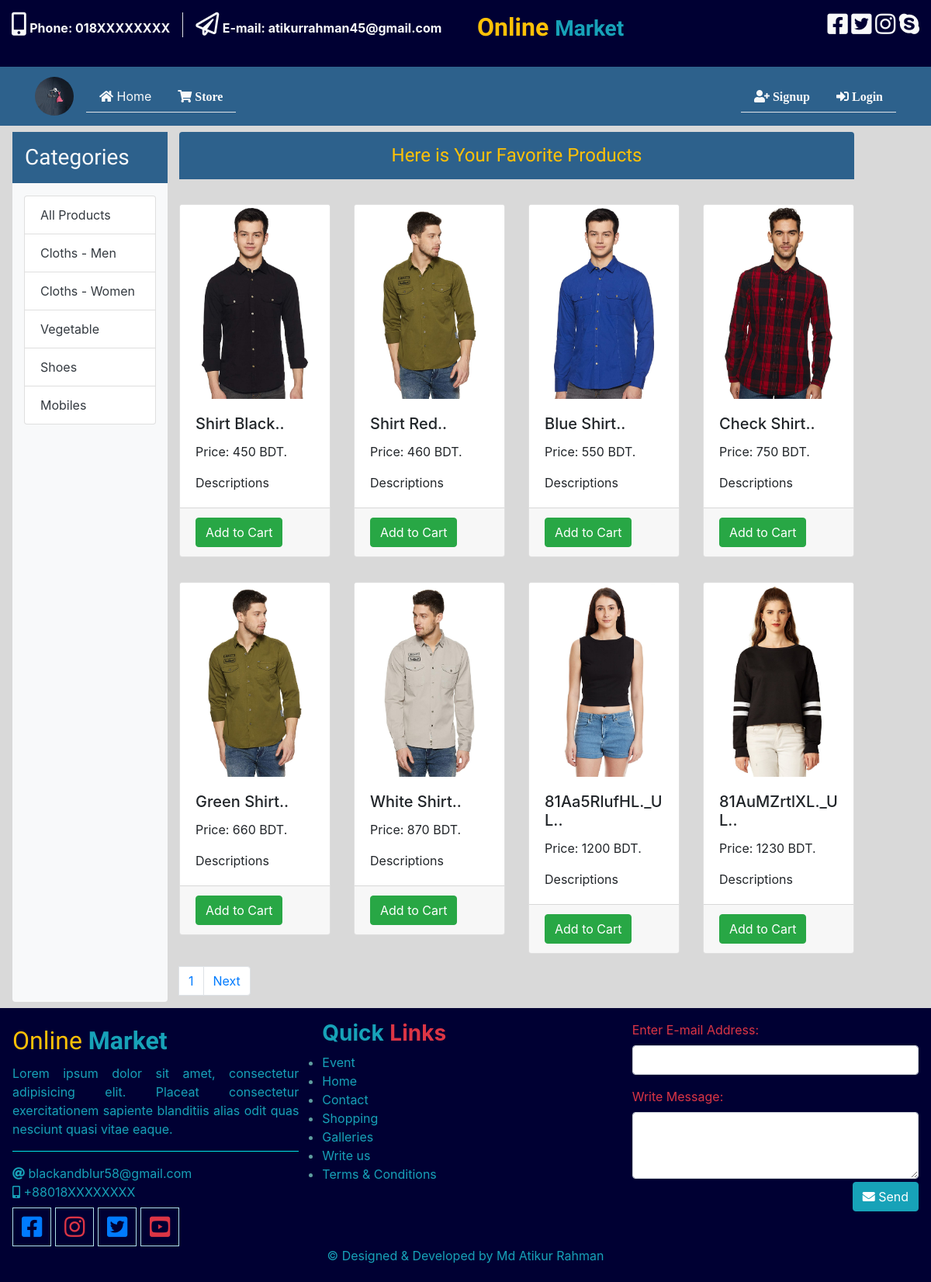
The app's page /store/store/ with its own data.
### store/models/category.py (models this page shows, shortened)
class Category(models.Model):
    name = models.CharField(max_length=50)
    @staticmethod
    def get_all_categoris():
        return Category.objects.all()

### store/models/product.py (models this page shows, shortened)
class Product(models.Model):
    name = models.CharField(max_length=70)
    price = models.IntegerField(default=0)
    category = models.ForeignKey(Category, on_delete=models.CASCADE, default=1)
    desc = models.CharField(max_length=200, default="")
    image = models.ImageField(upload_to="product_image/")
    slug = models.CharField(max_length=70)
    @staticmethod
    def get_all_products():
        return Product.objects.all()

### store/views/home.py (the view, shortened to what this page needs)
# urls.py: path('store/', home.Store.as_view(), name="store"),
class Store(View):
    def get(self, request):
        cart = request.session.get('cart')
        if not cart:
            request.session['cart'] = {}
        products = None
        categories = Category.get_all_categoris()
        categoryID = request.GET.get('category')
        if categoryID:
            products = Product.get_all_products_by_categoryid(categoryID)
        else:
            products = Product.get_all_products()
        paginator = Paginator(products, 8, orphans=1)
        page_number = request.GET.get('page')
        page_obj = paginator.get_page(page_number)
        context = {
            'page_obj': page_obj,
            'categories': categories,
        }
        print('you are:', request.session.get('email'))
        return render(request, 'store/store.html', context)

### store/templatetags/cart.py (called while the page is built)
@register.filter(name="is_in_cart")
def is_in_cart(product, cart):
    keys = cart.keys()
    for id in keys:
        if int(id) == product.id:
            return True
    return False

### store/templates/store/store.html (shortened to what this page needs)
{% extends 'store/base.html' %}
{% load static %}
{% load cart %}
{% block content %}
<div class="container-fluid">
	<div class="row">
		<div class="col-md-2 bg-light  ml-3 my-2 rounded-bottom">
			<div class="row">
				<div class="col-md-12 bg- m-0 p-3 h3 text-light" style="background-color: #2d618c; font-family: 'Potta One', cursive;">Categories</div>
			</div>
			{% include 'store/left_nav.html' %}
		</div>
		<div class="col-md-9">
			<div class="row my-2 mx-auto">
				<div class="col-md-12 h4 text-warning text-center py-3 rounded-top" style="background-color: #2d618c;font-family: 'Potta One', cursive; ">{{customer}} Here is
					Your Favorite Products
				</div>
			</div>
			<div class="row">
				{% for prd in page_obj %}
				<div class="col-md-3 my-3">
					<div class="card " id="{{prd.slug}}" height="400px">
						<img class="card-img-top" src={{prd.image.url}} height="250px" alt="Card image cap">
						<div class="card-body">
							<h5 class="card-title"> {{prd.name|slice:15}}.. </h5>
							<p>Price: {{prd.price}} BDT.</p>
							<p class="card-text">{{prd.desc}}</p>
						</div>
						<div class="card-footer ">
							<div class="container">
								<div class="row">
									{% if prd|is_in_cart:request.session.cart %}
									<form action="#{{prd.slug}}" method="post" class="">
										{% csrf_token%}
										<input type="text" hidden name="product" value="{{prd.id}}">
										<input type="text" hidden name="remove" value="True">
										<input type="submit" class=" btn-block btn btn-secondary" value="-" />
									</form>
									<div class="text-center bg-warning rounded py-1 border-none col-7">
										{{prd|cart_quantity:request.session.cart}} in Cart
									</div>
									<form action="#{{prd.slug}}" method="post" class="">
										{% csrf_token%}
										<input type="text" hidden name="product" value="{{prd.id}}">
										<input type="submit" class=" btn-block btn btn-secondary" value="+" />
									</form>
									{% else %}
									<form action="#{{prd.slug}}" method="post">
										<input type="submit" class="btn-block btn btn-success" value="Add to Cart" />
									</form>
									{% endif %}
								</div>
							</div>
						</div>
					</div>
				</div>
				{% endfor %}
			</div>
			<nav aria-label="Page navigation example">
				<ul class="pagination">
					<li class="page-item"><a class="page-link" href="#">{{page_obj.number}}</a></li>
					<li class="page-item">{% if page_obj.has_next %}
						<a href="?page={{page_obj.next_page_number}}" class="page-link">Next</a>
						{% endif %}
					</li>
				</ul>
			</nav>
		</div>
	</div>
</div>
{% endblock  %}

### store/templates/store/base.html (shortened to what this page needs)
{% load static %}
<!doctype html>
<html lang="en">
<head>
	<link rel="stylesheet" href="https://cdnjs.cloudflare.com/ajax/libs/font-awesome/5.15.2/css/all.min.css" />
	<link rel="stylesheet" href="{% static 'bootstrap.min.css' %}">
	<link rel="stylesheet" href="{% static 'style.css' %}">
</head>
<body style="background-color: #d9d9d9;">
	{% include 'partials/header.html' %}
	<nav class="navbar navbar-expand-lg navbar-light bg- sticky-top" style="background-color: #2d618c;">
		<div class="container">
			<a href="/" class="navbar-brand text-light">
				<img src="{% static 'logo.jpg' %} " class="rounded-circle" height=" 50px" width="50px" alt=""></a>
			<div class="collapse navbar-collapse" id="menubar">
				<ul class="nav nav-tabs">
					<li class="nav-item">
						<a href="/" class="nav-link text-light"><i class="fas fa-home"></i> Home
						</a>
					</li>
					<li class="nav-item">
						<a href="{% url 'store' %}" class="nav-link text-light"><i class="fas fa-shopping-cart"> Store</i>
						</a>
					</li>
				</ul>
			</div>
			<div class=" ml-1">
				<ul class="nav nav-tabs">
					{% if request.session.customer %}
					<a href="#" class="nav-link" style="text-decoration:none;"><span class="text-light"><i class="fas fa-cart-plus"></i></span> <span class="text-light">0</span></a>
					<li class="nav-item">
						<a href="{% url 'order' %}" class="nav-link text-light"><i class="fas fa-shopping-cart"> Orders</i>
						</a>
					</li>
					<li class="nav-item">
						<a href="{% url 'logout'%}" class="nav-link text-light float-right"><i class="fas fa-sign-out-alt"> Logout</i> </a>
					</li>
					<li class="nav-item dropdown">
						<a class="nav-link dropdown-toggle text-light" href="#" id="navbarDropdown" role="button" data-toggle="dropdown" aria-haspopup="true" aria-expanded="false">
							<i class="fas fa-user-circle"> Profile</i>
						</a>
						<div class="dropdown-menu" aria-labelledby="navbarDropdown">
							<a class="dropdown-item" href="#">Action</a>
							<a class="dropdown-item" href="#">Another action</a>
							<div class="dropdown-divider"></div>
							<a class="dropdown-item" href="#">Something else here</a>
						</div>
					</li>
					{% else %}
					<li class="nav-item">
						<a href="{% url 'signup' %}" class="nav-link text-light"><i class="fas fa-user-plus"> Signup</i>
						</a>
					</li>
					<li class="nav-item">
						<a href="{% url 'login' %}" class="nav-link text-light"><i class="fas fa-sign-in-alt"> Login</i>
						</a>
					</li>
					{% endif %}
				</ul>
			</div>
		</div>
	</nav>
	{% block content %}
	{% endblock %}
	{% include 'partials/footer.html' %}
</body>
</html>

### templates/partials/header.html (shortened to what this page needs)
{% load static %}
<div class="header py-3 bg- text-light" style="background-color:#000033; ">
    <div class="container-fluid">
        <div class="row">
            <div class="col-md-6 col-sm-6">
                <div class="d-flex flex-row">
                    <div class="phone pr-3 border-right">
                        <i class="fas fa-mobile-alt" style="font-size: 30px"></i>
                        <a href="tel:+88018XXXXXXXX" class="text-light" style="text-decoration: none">
                            <strong>Phone: 018XXXXXXXX</strong>
                        </a>
                    </div>
                    <div class="email pl-3">
                        <i class="far fa-paper-plane" style="font-size: 30px"></i>
                        <strong>
                            <a href="mailto:atikurrahman45@gmail.com" class="text-light" style="text-decoration: none">
                                E-mail: atikurrahman45@gmail.com
                            </a>
                        </strong>
                    </div>
                </div>
            </div>
            <div class="title col-md-4 col-sm-6 h3 d-flex ">
                <strong>
                    <div class="h3">
                        <span class="webtitle h2 font-weight-bold text-warning">Online </span><strong class="webtitle text-info  font-weight-bold">Market </strong>
                    </div>
                </strong>
            </div>
            <div class="hlinks col-md-2 col-sm-6 text-right">
                <a href="#" class="text-light">
                    <i class="fab fa-facebook-square" style="font-size: 30px;"></i>
                </a>
                <a href="#" class="text-light">
                    <i class="fab fa-twitter-square" style="font-size: 30px;"></i>
                </a>
                <a href="#" class="text-light">
                    <i class="fab fa-instagram" style="font-size: 30px;"></i>
                </a>
                <a href="#" class="text-light">
                    <i class="fab fa-skype" style="font-size: 30px;"></i>
                </a>
            </div>
        </div>
    </div>
</div>

### store/templates/store/left_nav.html
  <nav class=" bg-light my-3" style="background-color: #2d618c; text-decoration: none;">
      <ul class="list-group">
        <li class="list-group-item">
          <a class="link5 text-dark" href="{% url 'store' %}">All Products</a>
        </li>
        {% for cat in categories %}
          <li class="list-group-item">
          <a class="link5 text-dark" href="?category={{cat.id}}">{{cat.name}}</a>
        </li>
        {% endfor %}
      </ul>
  </nav>

### templates/partials/footer.html (shortened to what this page needs)
<div class="footer p-3" style="background-color:#000033;">
    <div class="footer-content">
        <div class="row">
            <div class="col-md-4">
                <div class="h2">
                    <span class="text-warning footer-text" style="font-family: 'Potta One', cursive;">Online </span><strong class="text-info footer-text" style="font-family: 'Potta One', cursive;">Market </strong>
                </div>
                <div class="text-box text-justify text-info">
                    Lorem ipsum dolor sit amet, consectetur adipisicing elit. Placeat
                    consectetur exercitationem sapiente blanditiis alias odit quas
                    nesciunt quasi vitae eaque.
                </div>
                <hr />
                <div class="contact mt-2 mb-2">
                    <div class="">
                        <a href="mailto:blackandblur528@gmail.com" class="text-info">
                            <i class="fas fa-at"></i> blackandblur58@gmail.com</a>
                    </div>
                    <div class="">
                        <a href="callto:018XXXXXXXX" class="text-info"><i class="fas fa-mobile-alt"></i> +88018XXXXXXXX</a>
                    </div>
                </div>
                <div class="media">
                    <a href="" class="sbox facebook">
                        <i class="fab fa-facebook-square"></i></a>
                    <a href="" class="sbox instragram"><i class="fab fa-instagram text-danger"></i></a>
                    <a href="" class="sbox twitter"><i class="fab fa-twitter-square"></i></a>
                    <a href="" class="sbox youtube text-danger"><i class="fab fa-youtube-square"></i></a>
                </div>
            </div>
            <div class="col-md-4">
                <div class="h3">
                    <strong class="text-info">Quick</strong>
                    <strong class="text-danger">Links</strong>
                </div>
                <div class="flinks">
                    <ul>
                        <li>
                            <a class="link text-info" href="#">Event</a>
                        </li>
                        <li>
                            <a class="link text-info" href="/">Home</a>
                        </li>
                        <li>
                            <a class="link text-info" href="#">Contact</a>
                        </li>
                        <li>
                            <a class="link text-info" href="#">Shopping</a>
                        </li>
                        <li>
                            <a class="link text-info" href="#">Galleries</a>
                        </li>
                        <li>
                            <a class="link text-info" href="#">Write us</a>
                        </li>
                        <li>
                            <a class="link text-info" href="#">Terms &amp; Conditions</a>
                        </li>
                    </ul>
                </div>
            </div>
            <div class="col-md-4">
                <form action="">
                    <div class="form-group">
                        <label for="email" class="text-danger">Enter E-mail Address:</label>
                        <input type="email" name="email" class="form-control" />
                    </div>
                    <div class="from-group">
                        <label for="email" class="text-danger">Write Message:</label>
                        <textarea name="text" id="" class="form-control" cols="5" rows="3"></textarea>
                    </div>
                    <button type="button" class="btn btn-info float-right mt-1">
                        <i class="fas fa-envelope"></i> Send
                    </button>
                </form>
            </div>
        </div>
    </div>
    <div class="row">
        <div class="col-md-12">
            <div class="name bg- text-info text-center">
                &copy; Designed & Developed by Md Atikur Rahman
            </div>
        </div>
</div>
</div>

### static/style.css (style rules this page uses)
* { margin: 0; padding: 0; text-decoration: none; }
body { background-color: #3776ab; }
.navbar { background-color: rgb(102, 255, 51); }
.webtitle, .footer-text { font-family: 'Potta One', cursive; }
.footer { min-height: 250px; background-color: rgba(31, 25, 25); clear: both; }
hr { background-color: aqua; }
.media a { text-decoration: none; }
.sbox { height: 50px; width: 50px; border: 1px solid powderblue; font-size: 30px; display: flex; justify-content: center; align-items: center; margin-right: 5px; }
.flinks ul li a { text-decoration: none; }
.flinks ul { color: cadetblue; }
.name { height: 30px; }
html { overflow-x: hidden; }

### records on screen
Category: name "Cloths - Men"
Category: name "Cloths - Women"
Category: name "Vegetable"
Category: name "Shoes"
Category: name "Mobiles"
Product: image (picture), name "Shirt Black", price "450", desc "Descriptions"
Product: image (picture), name "Shirt Red", price "460", desc "Descriptions"
Product: image (picture), name "Blue Shirt", price "550", desc "Descriptions"
Product: image (picture), name "Check Shirt", price "750", desc "Descriptions"
Product: image (picture), name "Green Shirt", price "660", desc "Descriptions"
Product: image (picture), name "White Shirt", price "870", desc "Descriptions"
Product: image (picture), name "81Aa5RlufHL._UL", price "1200", desc "Descriptions"
Product: image (picture), name "81AuMZrtlXL._UL", price "1230", desc "Descriptions"

### other values on screen
{{ page_obj.number }} "1"
